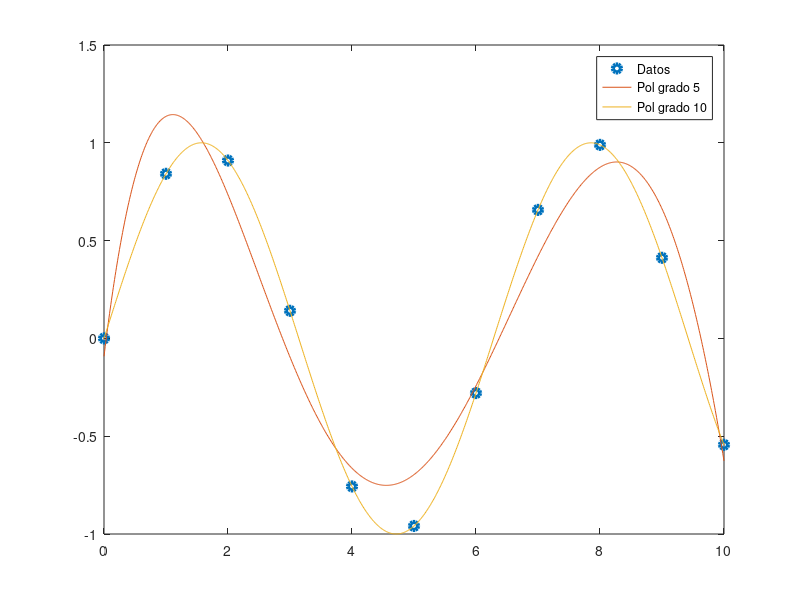
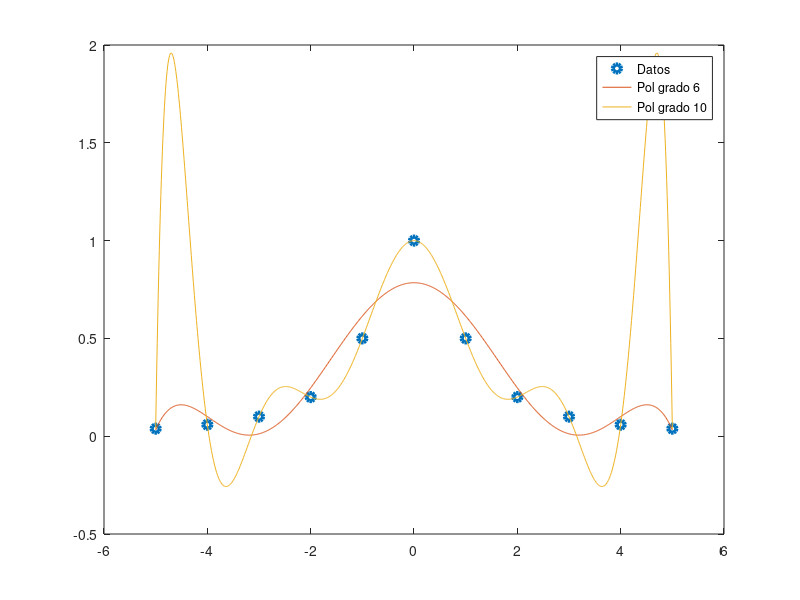
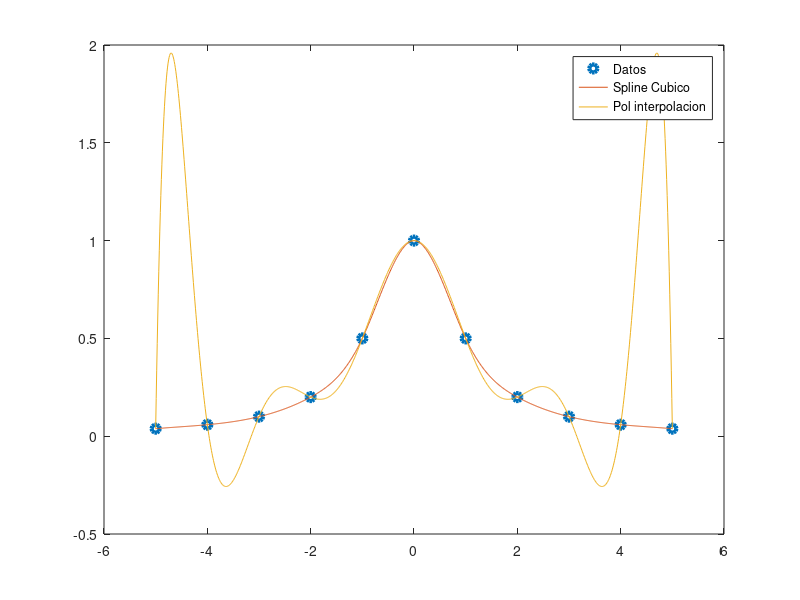

Recreate these plots in MATLAB, in order.

%% b)

% datos
x = 0:10; % = 0, 1, 2, ..., 10
y = sin(x);

% Polinomio de grado 5
c5 = polyfit(x,y,5);

% Polinomio de grado 10 (pol. de interpolacion)
c10 = polyfit(x,y,10);

% Graficos
xplot = 0:0.01:10;
pol_5 = polyval(c5, xplot); % El pol. de grado 5 evaluado en xplot
pol_10 = polyval(c10, xplot); 

figure;
plot(x, y, 'o', 'LineWidth', 3);
hold on
plot(xplot,pol_5,xplot,pol_10)
hold off
legend('Datos','Pol grado 5', 'Pol grado 10')

%% c)

x = -5:5; 
y = 1./(1 + x.^2);

% Polinomio de grado 6
c6 = polyfit(x, y, 6);

% Polinomio de grado 10 (pol. de interpolacion)
c10 = polyfit(x, y, 10);

% Graficos
xplot = -5:0.01:5;
pol_6 = polyval(c6, xplot); 
pol_10 = polyval(c10, xplot); 

figure;
plot(x, y, 'o', 'LineWidth', 3);
hold on
plot(xplot, pol_6, xplot, pol_10)
hold off
legend('Datos','Pol grado 6', 'Pol grado 10')

%% e)

x = -5:5; 
y = 1./(1 + x.^2);

% Polinomio spline
% pp = spline(x,y);

% Polinomio de grado 10 (pol. de interpolacion)
c10 = polyfit(x, y, 10);

% Graficos
xplot = -5:0.01:5;
pol_10 = polyval(c10, xplot);

% Interpolador spline evaluado en xplot
s = spline(x, y, xplot);

figure;
plot(x, y, 'o', 'LineWidth', 3);
hold on
plot(xplot, s, xplot, pol_10)
hold off
legend('Datos','Spline Cubico', 'Pol interpolacion')

